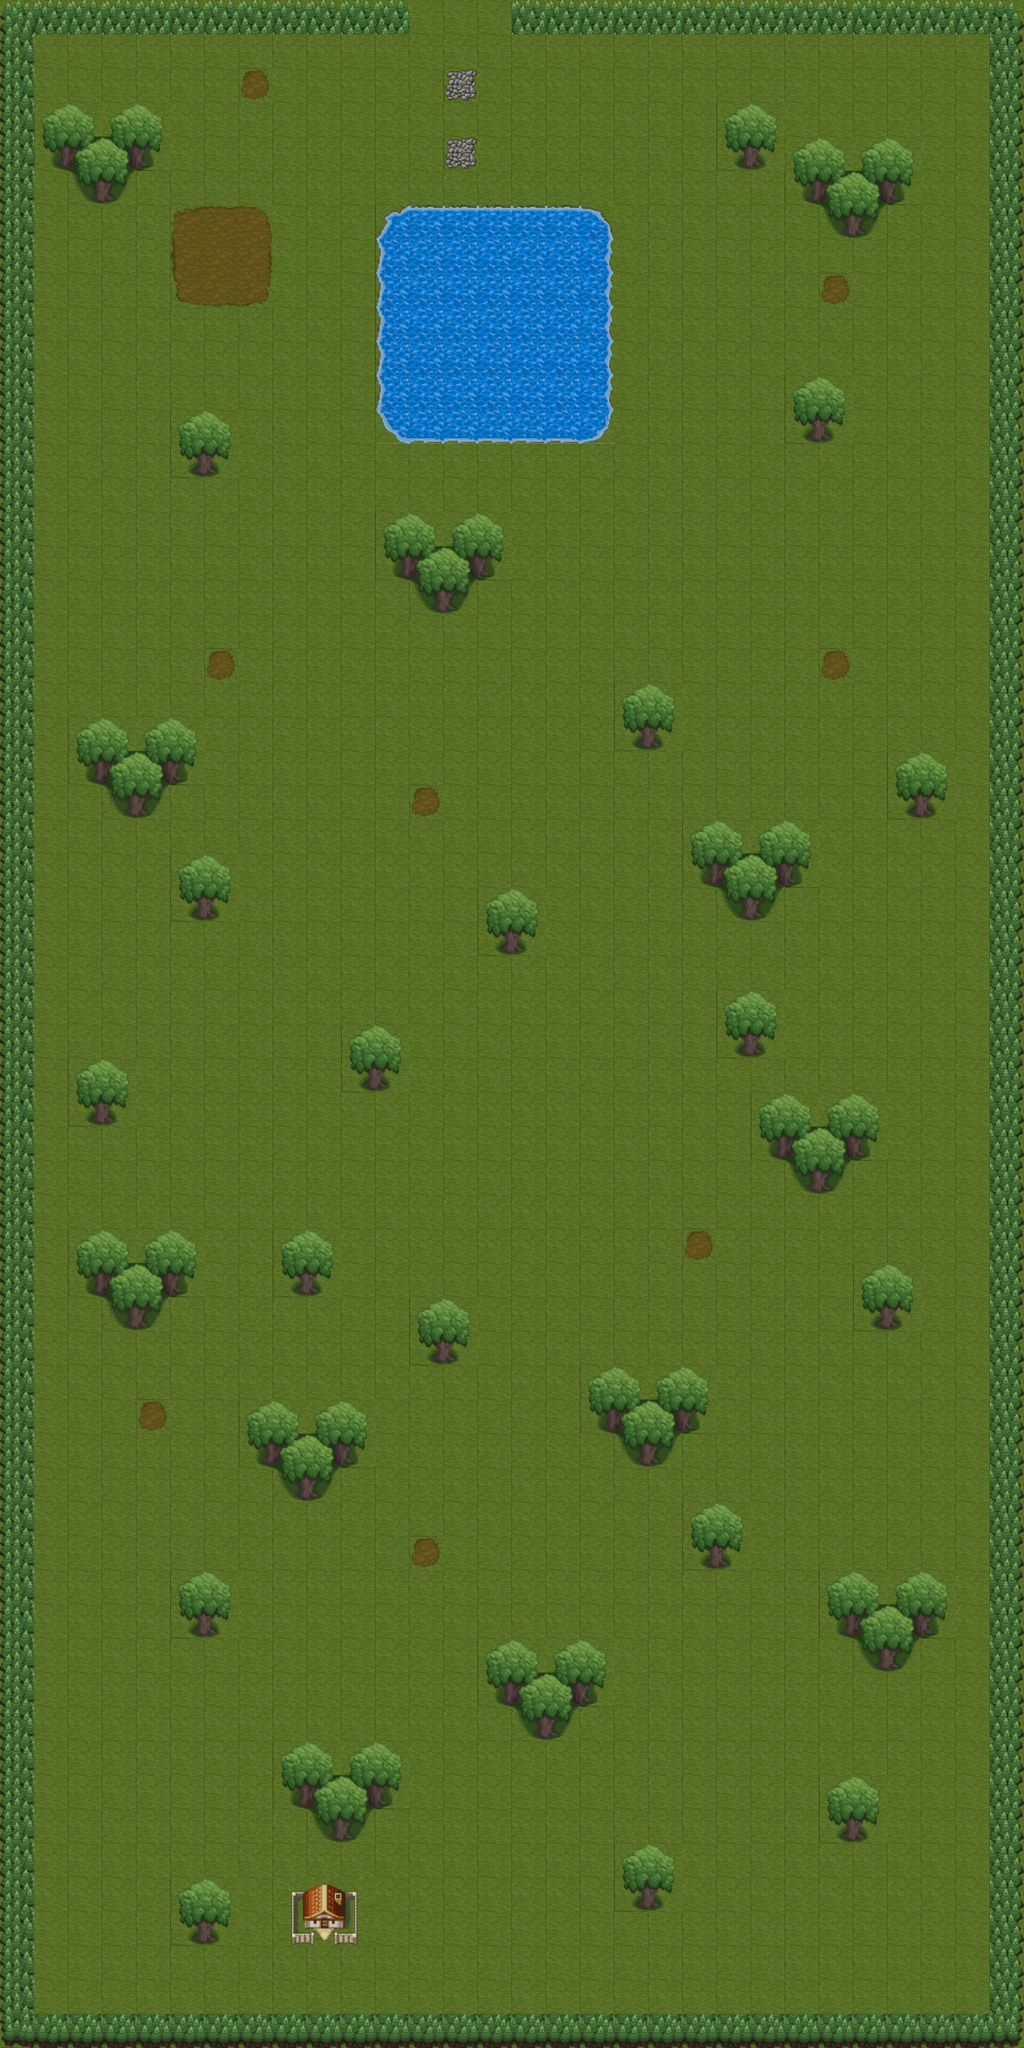

The image is a tile-based game level rendered from a .tmx file. Its description and complete source (layers, tilesets, objects, tile grids) follow:
An orthogonal 30x60 tile map with 64x64 px tiles, 1 tile layer (Tile Layer 1), 2 tilesets and 3 objects (spawn-entrance, door-town, Campfire).

<map version="1.9" tiledversion="1.9.2" orientation="orthogonal" renderorder="right-down" width="30" height="60" tilewidth="64" tileheight="64" infinite="0" nextlayerid="4" nextobjectid="4">
 <tileset firstgid="1" source="../Tilesets/Outdoor.tsx" />
 <tileset firstgid="351" source="../Tilesets/outsideTiles.tsx" />
 <layer id="1" name="Tile Layer 1" width="30" height="60">
  <data encoding="csv">
21,22,22,22,22,22,22,22,22,22,22,22,1,1,1,22,22,22,22,22,22,22,22,22,22,22,22,22,22,23,
31,1,1,1,1,1,1,1,1,1,1,1,1,1,1,1,1,1,1,1,1,1,1,1,1,1,1,1,1,33,
31,1,1,1,1,1,1,16,1,1,1,1,1,56,1,1,1,1,1,1,1,1,1,1,1,1,1,1,1,33,
31,117,118,119,120,1,1,1,1,1,1,1,1,1,1,1,1,1,1,1,1,96,97,1,1,1,1,1,1,33,
31,127,128,129,130,1,1,1,1,1,1,1,1,56,1,1,1,1,1,1,1,106,107,117,118,119,120,1,1,33,
31,1,138,139,1,1,1,1,1,1,1,1,1,1,1,1,1,1,1,1,1,1,1,127,128,129,130,1,1,33,
31,1,1,1,1,26,27,28,1,1,1,156,157,157,157,157,157,158,1,1,1,1,1,1,138,139,1,1,1,33,
31,1,1,1,1,36,37,38,1,1,1,166,167,167,167,167,167,168,1,1,1,1,1,1,1,1,1,1,1,33,
31,1,1,1,1,46,47,48,1,1,1,166,167,167,167,167,167,168,1,1,1,1,1,1,16,1,1,1,1,33,
31,1,1,1,1,1,1,1,1,1,1,166,167,167,167,167,167,168,1,1,1,1,1,1,1,1,1,1,1,33,
31,1,1,1,1,1,1,1,1,1,1,166,167,167,167,167,167,168,1,1,1,1,1,1,1,1,1,1,1,33,
31,1,1,1,1,1,1,1,1,1,1,166,167,167,167,167,167,168,1,1,1,1,1,96,97,1,1,1,1,33,
31,1,1,1,1,96,97,1,1,1,1,176,177,177,177,177,177,178,1,1,1,1,1,106,107,1,1,1,1,33,
31,1,1,1,1,106,107,1,1,1,1,1,1,1,1,1,1,1,1,1,1,1,1,1,1,1,1,1,1,33,
31,1,1,1,1,1,1,1,1,1,1,1,1,1,1,1,1,1,1,1,1,1,1,1,1,1,1,1,1,33,
31,1,1,1,1,1,1,1,1,1,1,117,118,119,120,1,1,1,1,1,1,1,1,1,1,1,1,1,1,33,
31,1,1,1,1,1,1,1,1,1,1,127,128,129,130,1,1,1,1,1,1,1,1,1,1,1,1,1,1,33,
31,1,1,1,1,1,1,1,1,1,1,1,138,139,1,1,1,1,1,1,1,1,1,1,1,1,1,1,1,33,
31,1,1,1,1,1,1,1,1,1,1,1,1,1,1,1,1,1,1,1,1,1,1,1,1,1,1,1,1,33,
31,1,1,1,1,1,16,1,1,1,1,1,1,1,1,1,1,1,1,1,1,1,1,1,16,1,1,1,1,33,
31,1,1,1,1,1,1,1,1,1,1,1,1,1,1,1,1,1,96,97,1,1,1,1,1,1,1,1,1,33,
31,1,117,118,119,120,1,1,1,1,1,1,1,1,1,1,1,1,106,107,1,1,1,1,1,1,1,1,1,33,
31,1,127,128,129,130,1,1,1,1,1,1,1,1,1,1,1,1,1,1,1,1,1,1,1,1,96,97,1,33,
31,1,1,138,139,1,1,1,1,1,1,1,16,1,1,1,1,1,1,1,1,1,1,1,1,1,106,107,1,33,
31,1,1,1,1,1,1,1,1,1,1,1,1,1,1,1,1,1,1,1,117,118,119,120,1,1,1,1,1,33,
31,1,1,1,1,96,97,1,1,1,1,1,1,1,1,1,1,1,1,1,127,128,129,130,1,1,1,1,1,33,
31,1,1,1,1,106,107,1,1,1,1,1,1,1,96,97,1,1,1,1,1,138,139,1,1,1,1,1,1,33,
31,1,1,1,1,1,1,1,1,1,1,1,1,1,106,107,1,1,1,1,1,1,1,1,1,1,1,1,1,33,
31,1,1,1,1,1,1,1,1,1,1,1,1,1,1,1,1,1,1,1,1,1,1,1,1,1,1,1,1,33,
31,1,1,1,1,1,1,1,1,1,1,1,1,1,1,1,1,1,1,1,1,96,97,1,1,1,1,1,1,33,
31,1,1,1,1,1,1,1,1,1,96,97,1,1,1,1,1,1,1,1,1,106,107,1,1,1,1,1,1,33,
31,1,96,97,1,1,1,1,1,1,106,107,1,1,1,1,1,1,1,1,1,1,1,1,1,1,1,1,1,33,
31,1,106,107,1,1,1,1,1,1,1,1,1,1,1,1,1,1,1,1,1,1,117,118,119,120,1,1,1,33,
31,1,1,1,1,1,1,1,1,1,1,1,1,1,1,1,1,1,1,1,1,1,127,128,129,130,1,1,1,33,
31,1,1,1,1,1,1,1,1,1,1,1,1,1,1,1,1,1,1,1,1,1,1,138,139,1,1,1,1,33,
31,1,1,1,1,1,1,1,1,1,1,1,1,1,1,1,1,1,1,1,1,1,1,1,1,1,1,1,1,33,
31,1,117,118,119,120,1,1,96,97,1,1,1,1,1,1,1,1,1,1,16,1,1,1,1,1,1,1,1,33,
31,1,127,128,129,130,1,1,106,107,1,1,1,1,1,1,1,1,1,1,1,1,1,1,1,96,97,1,1,33,
31,1,1,138,139,1,1,1,1,1,1,1,96,97,1,1,1,1,1,1,1,1,1,1,1,106,107,1,1,33,
31,1,1,1,1,1,1,1,1,1,1,1,106,107,1,1,1,1,1,1,1,1,1,1,1,1,1,1,1,33,
31,1,1,1,1,1,1,1,1,1,1,1,1,1,1,1,1,117,118,119,120,1,1,1,1,1,1,1,1,33,
31,1,1,1,16,1,1,117,118,119,120,1,1,1,1,1,1,127,128,129,130,1,1,1,1,1,1,1,1,33,
31,1,1,1,1,1,1,127,128,129,130,1,1,1,1,1,1,1,138,139,1,1,1,1,1,1,1,1,1,33,
31,1,1,1,1,1,1,1,138,139,1,1,1,1,1,1,1,1,1,1,1,1,1,1,1,1,1,1,1,33,
31,1,1,1,1,1,1,1,1,1,1,1,1,1,1,1,1,1,1,1,96,97,1,1,1,1,1,1,1,33,
31,1,1,1,1,1,1,1,1,1,1,1,16,1,1,1,1,1,1,1,106,107,1,1,1,1,1,1,1,33,
31,1,1,1,1,96,97,1,1,1,1,1,1,1,1,1,1,1,1,1,1,1,1,1,117,118,119,120,1,33,
31,1,1,1,1,106,107,1,1,1,1,1,1,1,1,1,1,1,1,1,1,1,1,1,127,128,129,130,1,33,
31,1,1,1,1,1,1,1,1,1,1,1,1,1,117,118,119,120,1,1,1,1,1,1,1,138,139,1,1,33,
31,1,1,1,1,1,1,1,1,1,1,1,1,1,127,128,129,130,1,1,1,1,1,1,1,1,1,1,1,33,
31,1,1,1,1,1,1,1,1,1,1,1,1,1,1,138,139,1,1,1,1,1,1,1,1,1,1,1,1,33,
31,1,1,1,1,1,1,1,117,118,119,120,1,1,1,1,1,1,1,1,1,1,1,1,1,1,1,1,1,33,
31,1,1,1,1,1,1,1,127,128,129,130,1,1,1,1,1,1,1,1,1,1,1,1,96,97,1,1,1,33,
31,1,1,1,1,1,1,1,1,138,139,1,1,1,1,1,1,1,1,1,1,1,1,1,106,107,1,1,1,33,
31,1,1,1,1,1,1,1,1,1,1,1,1,1,1,1,1,1,96,97,1,1,1,1,1,1,1,1,1,33,
31,1,1,1,1,96,97,1,98,99,100,1,1,1,1,1,1,1,106,107,1,1,1,1,1,1,1,1,1,33,
31,1,1,1,1,106,107,1,108,109,110,1,1,1,1,1,1,1,1,1,1,1,1,1,1,1,1,1,1,33,
31,1,1,1,1,1,1,1,1,1,1,1,1,1,1,1,1,1,1,1,1,1,1,1,1,1,1,1,1,33,
31,1,1,1,1,1,1,1,1,1,1,1,1,1,1,1,1,1,1,1,1,1,1,1,1,1,1,1,1,33,
41,42,42,42,42,42,42,42,42,42,42,42,42,42,42,42,42,42,42,42,42,42,42,42,42,42,42,42,42,43
</data>
 </layer>
 <objectgroup id="2" name="Triggers">
  <object id="1" name="spawn-entrance" gid="360" x="833.364" y="123.091" width="64" height="64">
   <properties>
    <property name="name" value="entrance" />
    <property name="type" value="spawn" />
   </properties>
  </object>
  <object id="2" name="door-town" gid="360" x="770.333" y="-1" width="185.333" height="32">
   <properties>
    <property name="targetMap" value="town" />
    <property name="targetSpawnPoint" value="forest-entrance" />
    <property name="type" value="door" />
   </properties>
  </object>
 </objectgroup>
 <objectgroup id="3" name="Objects">
  <object id="3" name="Campfire" x="703.408" y="3556.48" width="64" height="64" />
 </objectgroup>
</map>
